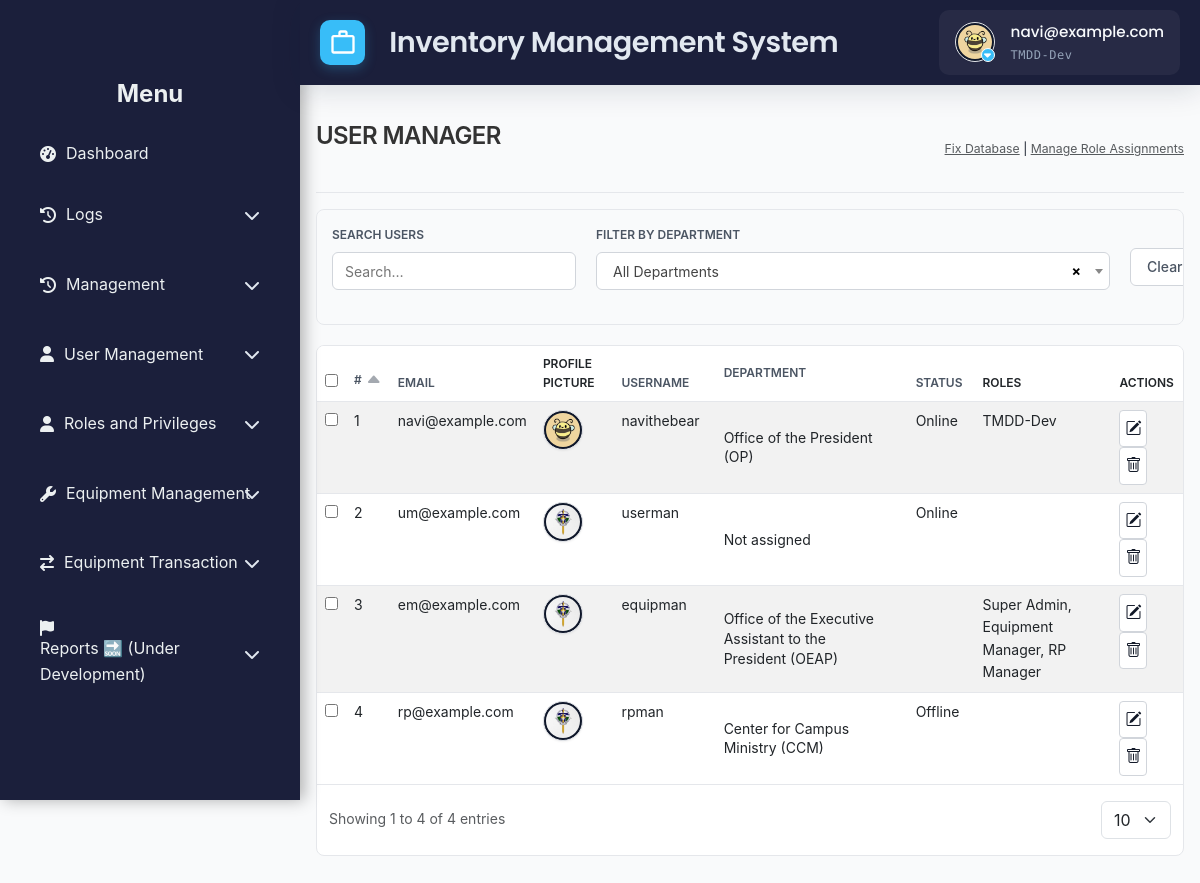
The app's page /src/view/php/modules/user_manager/user_management.php (signed in), older data.
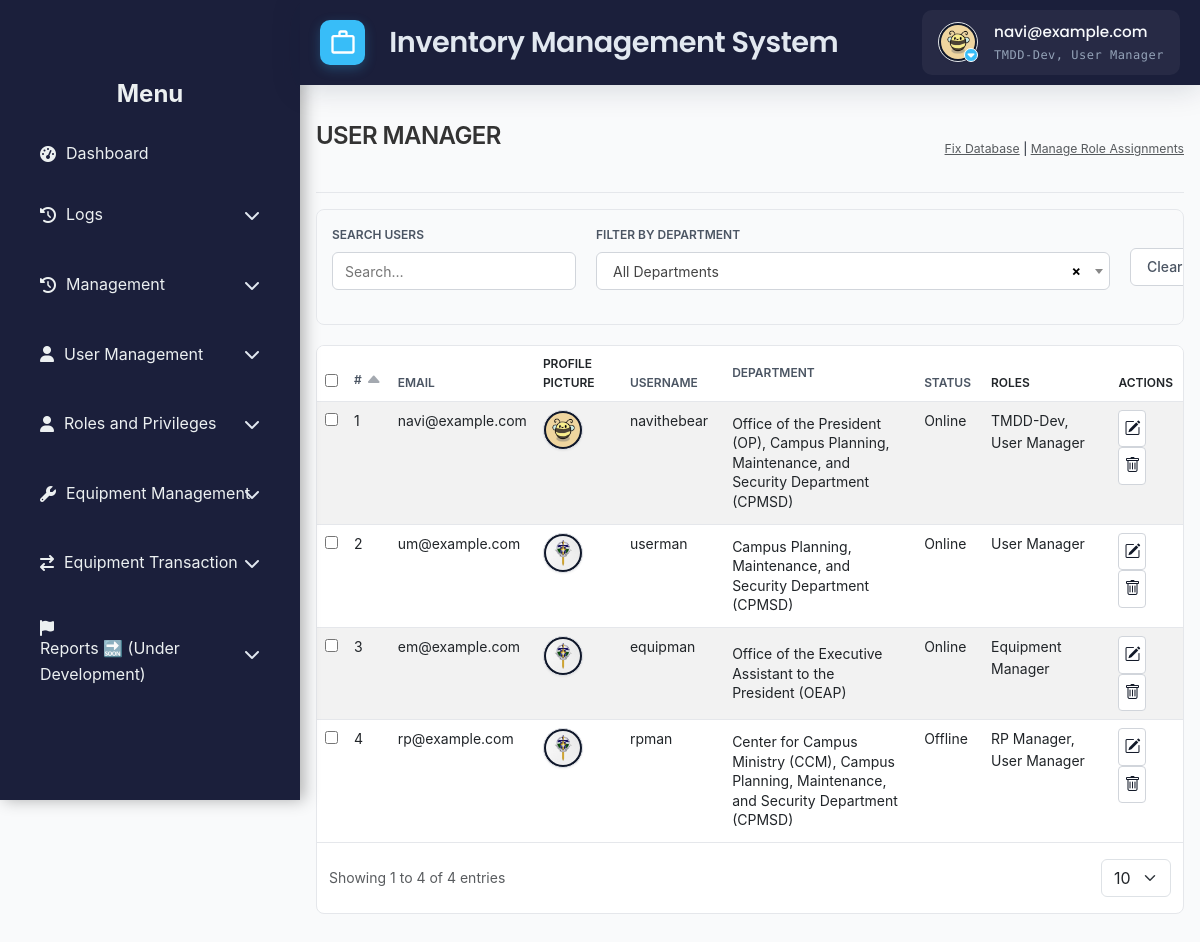
The same page, newer data.
### tables this page shows
CREATE TABLE `users` (
  `id` int(11) NOT NULL,
  `username` varchar(50) NOT NULL,
  `email` varchar(100) NOT NULL,
  `password` varchar(255) NOT NULL,
  `first_name` varchar(100) DEFAULT NULL,
  `last_name` varchar(100) DEFAULT NULL,
  `date_created` timestamp NULL DEFAULT current_timestamp(),
  `status` enum('Offline','Online') NOT NULL,
  `is_disabled` tinyint(1) NOT NULL DEFAULT 0,
  `profile_pic_path` varchar(2048) DEFAULT NULL
);

### src/control/RBACService.php (called while the page is built, shortened)
<?php
final class RBACService
{
    private array $privileges = [];
    public function __construct(
        private \PDO $pdo,
        int $userId
    ) {
        $this->loadUserPrivileges($userId);
    }
    private function loadUserPrivileges(int $userId): void
    {
        $sql = <<<'SQL'
        SELECT
          m.module_name,
          p.priv_name
        FROM user_department_roles ur
        JOIN roles r
          ON ur.role_id = r.id
         AND r.is_disabled = 0
        JOIN role_module_privileges rmp
          ON rmp.role_id = r.id
        JOIN modules m
          ON rmp.module_id = m.id
        JOIN privileges p
          ON rmp.privilege_id = p.id
         AND p.is_disabled = 0
       WHERE ur.user_id = ?
    SQL;
        $stmt = $this->pdo->prepare($sql);
        $stmt->execute([$userId]);
        while ($row = $stmt->fetch(\PDO::FETCH_ASSOC)) {
            $this->privileges[$row['module_name']][] = $row['priv_name'];
        }
    }
    public function hasPrivilege(string $module, string $priv): bool
    {
        return isset($this->privileges[$module])
            && in_array($priv, $this->privileges[$module], true);
    }
}

### src/view/php/modules/user_manager/user_management.php (the view, shortened to what the rows shown need)
<?php
require_once '../../../../../config/ims-tmdd.php';
include '../../general/header.php';
include '../../general/sidebar.php';
$rbac = new RBACService($pdo, $_SESSION['user_id']);
$rbac->requirePrivilege('User Management', 'View');
$canModify = $rbac->hasPrivilege('User Management', 'Modify');
$canDelete = $rbac->hasPrivilege('User Management', 'Remove');
function getUserDepartments(PDO $pdo, int $userId): array
{
    $stmt = $pdo->prepare(
        'SELECT DISTINCT udr.department_id, d.department_name, d.abbreviation
         FROM user_department_roles udr
         JOIN departments d ON udr.department_id = d.id
         WHERE udr.user_id = ?'
    );
    $stmt->execute([$userId]);
    return $stmt->fetchAll(PDO::FETCH_ASSOC) ?: [];
}
$sql = "
SELECT
  u.id,
  u.email,
  u.username,
  u.first_name,
  u.last_name,
  u.status AS Status,
  u.is_disabled,
  u.profile_pic_path,
  GROUP_CONCAT(DISTINCT d.department_name ORDER BY d.department_name) AS departments,
  GROUP_CONCAT(DISTINCT d.abbreviation ORDER BY d.abbreviation) AS dept_abbreviations,
  GROUP_CONCAT(DISTINCT r.role_name ORDER BY r.role_name) AS roles
FROM users u
LEFT JOIN user_department_roles udr
  ON u.id = udr.user_id
LEFT JOIN departments d
  ON udr.department_id = d.id
LEFT JOIN roles r
  ON udr.role_id = r.id
WHERE u.is_disabled = 0
GROUP BY u.id, u.email, u.username, u.first_name, u.last_name, u.status, u.is_disabled
ORDER BY u.id DESC
";
try {
    $stmt = $pdo->prepare($sql);
    $stmt->execute();
    $users = $stmt->fetchAll(PDO::FETCH_ASSOC) ?: [];
} catch (PDOException $e) {
    error_log('User fetch error: ' . $e->getMessage());
    die('An error occurred while fetching users.');
}
?>
<!DOCTYPE html>
<html lang="en">
<head>
    <link rel="stylesheet" href="<?php echo BASE_URL; ?>src/view/styles/css/user_module.css">
    <link rel="stylesheet" href="https://cdn.jsdelivr.net/npm/bootstrap-icons@1.8.1/font/bootstrap-icons.css">
    <link href="https://cdn.jsdelivr.net/npm/select2@4.1.0-rc.0/dist/css/select2.min.css" rel="stylesheet" />
</head>
<body>
    <div class="main-content container-fluid">
        <header>
            <h1>USER MANAGER</h1>
        </header>
        <div class="table-responsive" id="table">
            <table class="table table-striped table-hover" id="umTable">
                <thead>
                    <tr>
                        <th><input type="checkbox" id="select-all"></th>
                        <th>
                            <a href="#" class="sort-header" data-sort="id">
                                #<i class="bi bi-caret-up-fill sort-icon"></i>
                            </a>
                        </th>
                        <th>
                            <a href="#" class="sort-header" data-sort="email">
                                Email<i class="bi bi-caret-up-fill sort-icon"></i>
                            </a>
                        </th>
                        <th>
                            <a>Profile Picture</a>
                        </th>
                        <th>
                            <a href="#" class="sort-header" data-sort="username">
                                Username<i class="bi bi-caret-up-fill sort-icon"></i>
                            </a>
                        </th>
                        <th>
                            <a href="#" class="sort-header" data-sort="department">
                                Department<i class="bi bi-caret-up-fill sort-icon"></i>
                            </a>
                        </th>
                        <th>
                            <a href="#" class="sort-header" data-sort="status">
                                Status<i class="bi bi-caret-up-fill sort-icon"></i>
                            </a>
                        </th>
                        <th>Roles</th>
                        <th>Actions</th>
                    </tr>
                </thead>
                <tbody>
                    <?php if (empty($users)): ?>
                        <tr>
                            <td colspan="9" class="text-center text-muted">No users found.</td>
                        </tr>
                        <?php else: foreach ($users as $u): ?>
                            <tr>
                                <td>
                                    <input type="checkbox"
                                        class="select-row"
                                        value="<?= htmlspecialchars((string)$u['id'], ENT_QUOTES, 'UTF-8'); ?>">
                                </td>
                                <td><?= htmlspecialchars((string)$u['id'], ENT_QUOTES, 'UTF-8'); ?></td>
                                <td><?= htmlspecialchars($u['email'], ENT_QUOTES, 'UTF-8'); ?></td>
                                <td>
                                    <img
                                        src="<?= !empty($u['profile_pic_path'])
                                                    ? '../../../../../public/' . htmlspecialchars($u['profile_pic_path'], ENT_QUOTES, 'UTF-8')
                                                    : '../../../../../public/assets/img/default_profile.jpg'; ?>"
                                        alt="Profile Picture"
                                        class="profile-picture">
                                </td>
                                <td><?= htmlspecialchars($u['username'], ENT_QUOTES, 'UTF-8'); ?></td>
                                <td>
                                    <?php
                                    $depts = getUserDepartments($pdo, (int)$u['id']);
                                    if ($depts) {
                                        $deptNames = array_map(function ($dept) {
                                            if (!empty($dept['abbreviation'])) {
                                                return htmlspecialchars($dept['department_name'] . ' (' . $dept['abbreviation'] . ')', ENT_QUOTES, 'UTF-8');
                                            } else {
                                                return htmlspecialchars($dept['department_name'], ENT_QUOTES, 'UTF-8');
                                            }
                                        }, $depts);
                                        $deptString = implode(', ', $deptNames);
                                        echo '<span title="' . $deptString . '">' . $deptString . '</span>';
                                    } else {
                                        echo 'Not assigned';
                                    }
                                    ?>
                                </td>
                                <td><?= htmlspecialchars($u['Status'], ENT_QUOTES, 'UTF-8'); ?></td>
                                <td>
                                    <?php
                                    $rS = $pdo->prepare("
                    SELECT DISTINCT r.role_name
                      FROM user_department_roles ur
                      JOIN roles r ON r.id=ur.role_id AND r.is_disabled=0
                     WHERE ur.user_id=?
                  ");
                                    $rS->execute([(int)$u['id']]);
                                    echo htmlspecialchars(
                                        implode(', ', $rS->fetchAll(PDO::FETCH_COLUMN)),
                                        ENT_QUOTES,
                                        'UTF-8'
                                    );
                                    ?>
                                </td>
                                <td>
                                    <?php if ($canModify): ?>
                                        <button class="btn-outline-primary edit-btn"
                                            data-id="<?= htmlspecialchars((string)$u['id'], ENT_QUOTES, 'UTF-8'); ?>"
                                            data-email="<?= htmlspecialchars($u['email'], ENT_QUOTES, 'UTF-8'); ?>"
                                            data-username="<?= htmlspecialchars($u['username'] ?? '', ENT_QUOTES, 'UTF-8'); ?>"
                                            data-first-name="<?= htmlspecialchars($u['first_name'], ENT_QUOTES, 'UTF-8'); ?>"
                                            data-last-name="<?= htmlspecialchars($u['last_name'], ENT_QUOTES, 'UTF-8'); ?>">
                                            <i class="bi bi-pencil-square"></i>
                                        </button>
                                    <?php endif; ?>
                                    <?php if ($canDelete): ?>
                                        <button class="btn-outline-danger delete-btn"
                                            data-id="<?= htmlspecialchars((string)$u['id'], ENT_QUOTES, 'UTF-8'); ?>">
                                            <i class="bi bi-trash"></i>
                                        </button>
                                    <?php endif; ?>
                                </td>
                            </tr>
                    <?php endforeach;
                    endif; ?>
                </tbody>
            </table>
        </div>
    </div>
</body>
</html>

### src/view/php/general/header.php (shortened to what the rows shown need)
<?php
$user_id = $_SESSION['user_id'] ?? null;
if ($user_id !== null) {
   $stmt = $pdo->prepare("SELECT profile_pic_path FROM users WHERE id = ?");
   $stmt->execute([$user_id]);
   $user = $stmt->fetch(PDO::FETCH_ASSOC);
} else {
   die("User not logged in.");
}
?>
<!DOCTYPE html>
<html lang="en">
<head>
    <link href="https://cdn.jsdelivr.net/npm/bootstrap@5.2.3/dist/css/bootstrap.min.css" rel="stylesheet">
    <link href="https://cdn.jsdelivr.net/npm/bootstrap-icons@1.10.3/font/bootstrap-icons.css" rel="stylesheet">
    <link rel="stylesheet"
          href="https://cdn.jsdelivr.net/npm/bootstrap@5.3.0/dist/css/bootstrap.min.css">
    <link rel="stylesheet"
          href="https://cdnjs.cloudflare.com/ajax/libs/font-awesome/6.4.0/css/all.min.css">
    <link href="https://cdn.jsdelivr.net/npm/select2@4.1.0-rc.0/dist/css/select2.min.css" rel="stylesheet" />
    <link href="https://cdn.jsdelivr.net/npm/select2@4.1.0-rc.0/dist/css/select2.min.css" rel="stylesheet" />
    <link rel="stylesheet" href="<?php echo BASE_URL; ?>src/view/styles/css/toast.css">
    <link rel="stylesheet" href="<?php echo BASE_URL; ?>src/view/styles/css/header_footer.css">
</head>
<body>
<header class="header">
    <div class="header-widgets">
        <div class="user-profile" onclick="toggleDropdown()">
            <div class="profile-picture-container">
            <img
                src="<?= BASE_URL .
                    (
                        !empty($user['profile_pic_path'])
                            ? 'public/' . htmlspecialchars($user['profile_pic_path'])
                            : 'public/assets/img/default_profile.jpg'
                    )
                ?>"
                alt="User Profile"
                class="profile-picture"
            />
                <span class="dropdown-indicator"><i class="fas fa-caret-down"></i></span>
            </div>
        </div>
    </div>
</header>
</body>
</html>

Row changes from the older to the newer data that the page shows:
computed for users "navi@example.com": deptString "Office of the President (OP)" → "Office of the President (OP), Campus Planning, Maintenance, and Security Department (CPMSD)"; fetchAll "TMDD-Dev" → "TMDD-Dev, User Manager"
shown differently, row unchanged: users "rp@example.com": deptString "Center for Campus Ministry (CCM)" → "Center for Campus Ministry (CCM), Campus Planning, Maintenance, and Security Department (CPMSD)"; fetchAll (not shown) → "RP Manager, User Manager"
changed users "em@example.com": status (not shown) → "Online"; fetchAll "Super Admin, Equipment Manager, RP Manager" → "Equipment Manager"
shown differently, row unchanged: users "um@example.com": deptString (not shown) → "Campus Planning, Maintenance, and Security Department (CPMSD)"; fetchAll (not shown) → "User Manager"; no longer shows "Not assigned"
Text that changed along with them:
$role: "TMDD-Dev" → "TMDD-Dev, User Manager"
